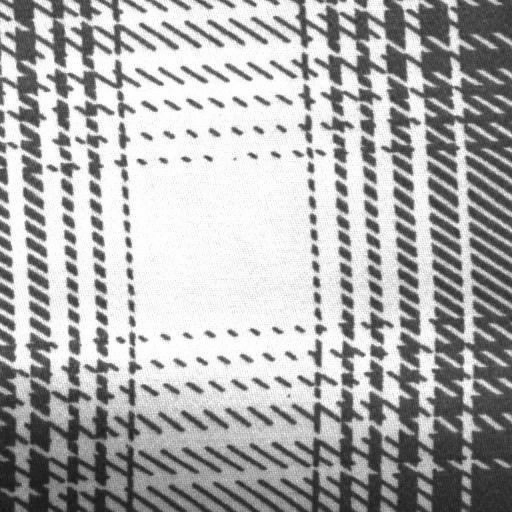
#> input picture Pre-processing_Code/__init__.py/C:\Users\Global\Fabric project\WFDD\grid cloth\normal/img1.png, 512 x 512 px; the run also reads 1 picture not shown here
$ jupyter execute gri_cloth.ipynb
#> lines starting #> are read from the running program, lines starting #| are printed output that depends on the picture; pictures that were not available may be replaced by others from this repository, and a replacement may not be noted
[cell 1]
import os
print(os.getcwd())

[cell 2]
import shutil
import os

# Path to the folder you want to delete
folder_path = r'C:\Users\Global\Fabric project\WFDD\grid cloth\Good'
# Check if folder exists
if os.path.exists(folder_path):
    shutil.rmtree(folder_path)  # Deletes the folder and its contents
    print("Folder deleted successfully!")
else:
    print("Folder does not exist!")

[cell 3]
import os
import shutil

folder1 = r'C:\Users\Global\Fabric project\WFDD\grid cloth\Good'
folder2 = r'C:\Users\Global\Fabric project\WFDD\grid cloth\Good1'
destination = r'C:\Users\Global\Fabric project\WFDD\grid cloth\normal'

# Create merged folder if not exists
os.makedirs(destination, exist_ok=True)

count = 1

# Copy from Folder_1 with renaming
print("Copying Folder 1...")
for filename in sorted(os.listdir(folder1)):
    ext = filename.split('.')[-1]  # get extension
    new_name = f'img{count}.{ext}'
    src = os.path.join(folder1, filename)
    dst = os.path.join(destination, new_name)
    shutil.copy(src, dst)
    count += 1

print("Copying Folder 2...")
for filename in sorted(os.listdir(folder2)):
    ext = filename.split('.')[-1]
    new_name = f'img{count}.{ext}'
    src = os.path.join(folder2, filename)
    dst = os.path.join(destination, new_name)
    shutil.copy(src, dst)
    count += 1

print(f"Total Images Copied: {count-1}")

[cell 4]
import os

# Path to your folder
folder_path = r'C:\Users\Global\Fabric project\WFDD\grid cloth\Good'
# Count files (images)
total_images = len(os.listdir(folder_path))

print(f"Total Number of Images in Folder: {total_images}")

[cell 5]
import os
import matplotlib.pyplot as plt

# Define paths for your image folders
normal_folder = r'C:\Users\Global\Fabric project\WFDD\grid cloth\normal'
defect_folder = r'C:\Users\Global\Fabric project\WFDD\grid cloth\defect'
# Define valid image extensions (adjust as needed)
image_extensions = ('.jpg', '.jpeg', '.png', '.bmp', '.tif', '.tiff')

# Function to count images in a folder
def count_images(folder):
    return len([f for f in os.listdir(folder) if f.lower().endswith(image_extensions)])

# Get counts for each folder
normal_count = count_images(normal_folder)
defect_count = count_images(defect_folder)

# Print counts to check
print(f"Total Normal Images: {normal_count}")
print(f"Total Defect Images: {defect_count}")

# Create a bar chart to visualize image distribution
categories = ['Normal', 'Defect']
counts = [normal_count, defect_count]

plt.figure(figsize=(6, 4))
bars = plt.bar(categories, counts, color=['green', 'red'])

# Adding counts on top of the bars for clarity
for bar in bars:
    height = bar.get_height()
    plt.text(bar.get_x() + bar.get_width() / 2.0, height + 2, f'{height}', ha='center', va='bottom')

plt.title("Fabric Image Distribution")
plt.xlabel("Image Type")
plt.ylabel("Number of Images")
plt.ylim(0, max(counts) * 1.1)  # add some space on the top for text
plt.show()
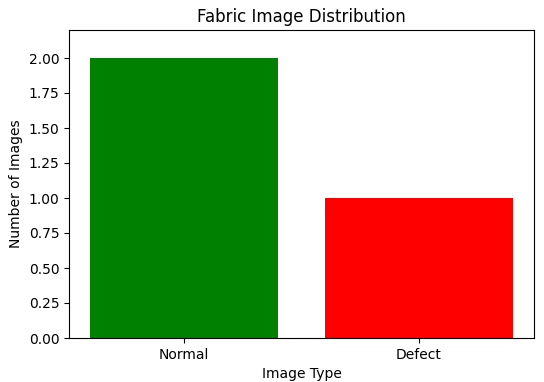
#> figure drawn by matplotlib, 1 panel

[cell 6]
import os
from PIL import Image
import matplotlib.pyplot as plt

# Set your folders
normal_folder = r'C:\Users\Global\Fabric project\WFDD\grid cloth\normal'
defect_folder = r'C:\Users\Global\Fabric project\WFDD\grid cloth\defect'

# Get the first image file from each folder
normal_image_path = os.path.join(normal_folder, os.listdir(normal_folder)[0])
defect_image_path = os.path.join(defect_folder, os.listdir(defect_folder)[0])

# Open the images
normal_image = Image.open(normal_image_path)
#> normal_image is the input picture: PIL image 512x512 RGB; min 20, max 255, mean 172.9
defect_image = Image.open(defect_image_path)

# Plot side by side
plt.figure(figsize=(10, 5))

# Display Normal Image
plt.subplot(1, 2, 1)
plt.imshow(normal_image)
plt.title("Normal Fabric")
plt.axis('off')

# Display Defect Image
plt.subplot(1, 2, 2)
plt.imshow(defect_image)
plt.title("Defect Fabric")
plt.axis('off')

plt.tight_layout()
plt.show()
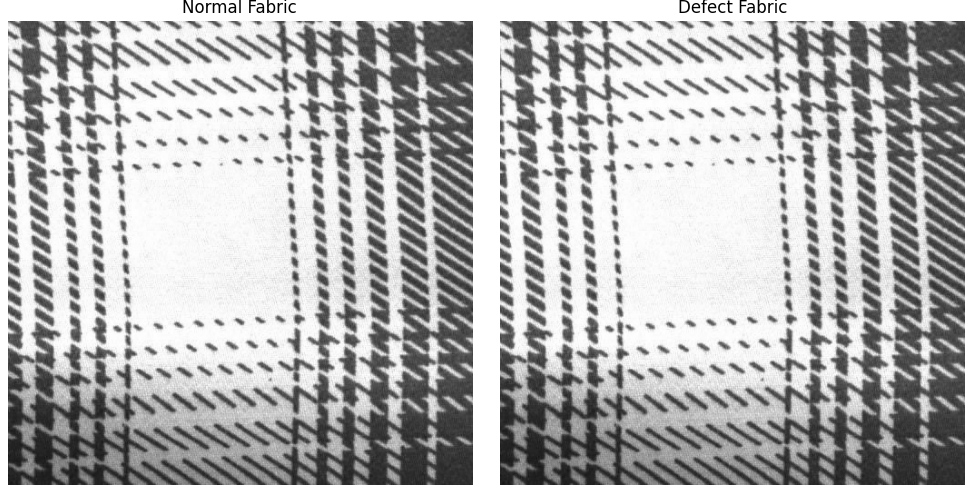
#> figure drawn by matplotlib, 2 panels

[cell 7]
import os
from PIL import Image
import numpy as np
import matplotlib.pyplot as plt

# Set folder paths
normal_folder = r'C:\Users\Global\Fabric project\WFDD\grid cloth\normal'
defect_folder = r'C:\Users\Global\Fabric project\WFDD\grid cloth\defect'

# Get first image paths
normal_image_path = os.path.join(normal_folder, os.listdir(normal_folder)[0])
defect_image_path = os.path.join(defect_folder, os.listdir(defect_folder)[0])

# Open images and convert to RGB (if not already)
normal_image = Image.open(normal_image_path).convert("RGB")
defect_image = Image.open(defect_image_path).convert("RGB")

# Convert to numpy arrays
normal_array = np.array(normal_image)
defect_array = np.array(defect_image)

# Print shape and few RGB values (Top-Left 5x5 region)
print("Normal Image Shape:", normal_array.shape)
#| Normal Image Shape: (512, 512, 3)
print("Sample RGB values from Normal Image (Top-left 5x5 pixels):\n", normal_array[:5, :5])
#> (printed output is left out)

print("\nDefect Image Shape:", defect_array.shape)
#| Defect Image Shape: (512, 512, 3)
print("Sample RGB values from Defect Image (Top-left 5x5 pixels):\n", defect_array[:5, :5])
#> (printed output is left out)

[cell 8]
# Function to create a tinted RGB channel image
def get_channel_image(image_array, channel_index):
#> called with channel_index = 0
    channel_img = np.zeros_like(image_array)
    channel_img[:, :, channel_index] = image_array[:, :, channel_index]
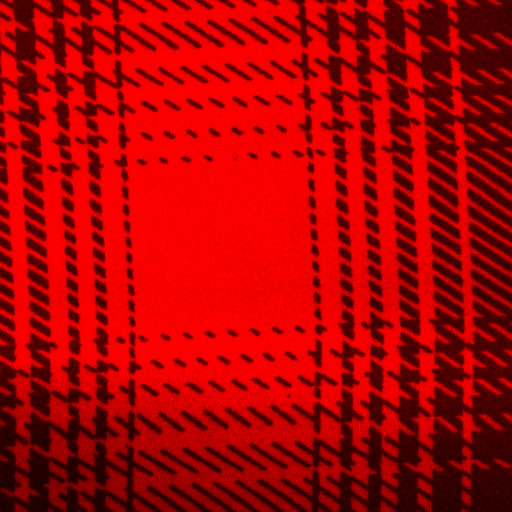
#> channel_img: shape (512, 512, 3); mean R, G, B 172.9, 0, 0
    return channel_img

# --- Plot for Normal Image ---
fig1, (n1, n2, n3, n4) = plt.subplots(1, 4, sharey=True)
fig1.set_figwidth(20)

n1.imshow(normal_array)
n1.set_title("Normal - Original")

n2.imshow(get_channel_image(normal_array, 0))  # Red
n2.set_title("Normal - Red Channel")

n3.imshow(get_channel_image(normal_array, 1))  # Green
#> call 2 of get_channel_image, with channel_index = 1
#> in get_channel_image (call 2), `channel_img[:, :, channel_index] = image_array[:, :, channel_index]`:
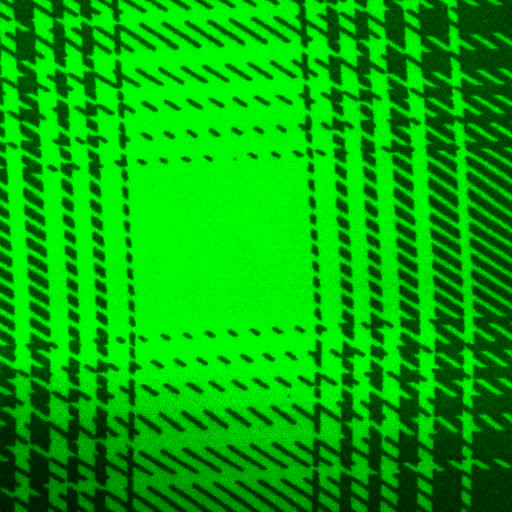
#> channel_img: shape (512, 512, 3); mean R, G, B 0, 172.9, 0
n3.set_title("Normal - Green Channel")

n4.imshow(get_channel_image(normal_array, 2))  # Blue
#> call 3 of get_channel_image, with channel_index = 2
#> in get_channel_image (call 3), `channel_img[:, :, channel_index] = image_array[:, :, channel_index]`:
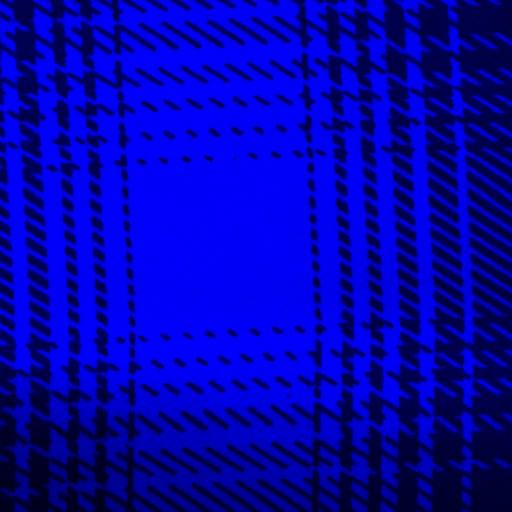
#> channel_img: shape (512, 512, 3); mean R, G, B 0, 0, 172.9
n4.set_title("Normal - Blue Channel")

fig1.suptitle('Normal Fabric - RGB Channels (in Color)', fontsize=16)
plt.tight_layout()
plt.show()

[cell 9]
# --- Plot for Defect Image ---
fig2, (d1, d2, d3, d4) = plt.subplots(1, 4, sharey=True)
fig2.set_figwidth(20)

d1.imshow(defect_array)
d1.set_title("Defect - Original")

d2.imshow(get_channel_image(defect_array, 0))  # Red
d2.set_title("Defect - Red Channel")

d3.imshow(get_channel_image(defect_array, 1))  # Green
d3.set_title("Defect - Green Channel")

d4.imshow(get_channel_image(defect_array, 2))  # Blue
d4.set_title("Defect - Blue Channel")

fig2.suptitle('Defect Fabric - RGB Channels (in Color)', fontsize=16)
plt.tight_layout()
plt.show()
